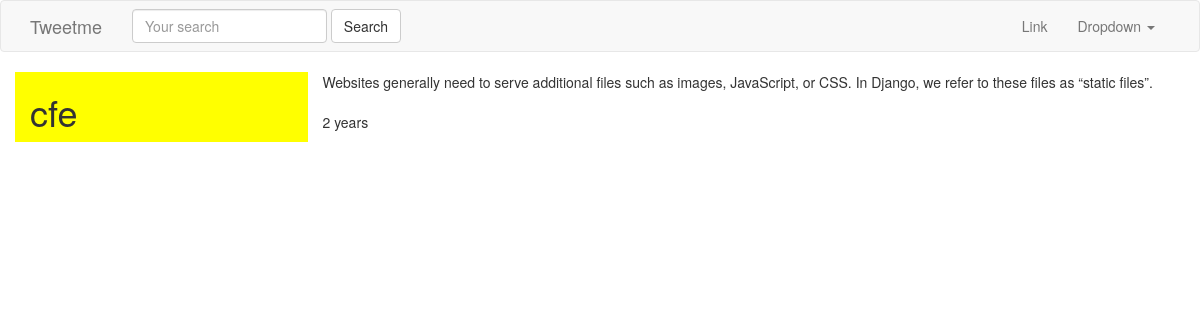
Page /tweet/3/ on the committed database.
### tweets/models.py (models this page shows, shortened)
class Tweet(models.Model):
    user        = models.ForeignKey(settings.AUTH_USER_MODEL)
    content     = models.CharField(max_length=140, validators=[validate_content])
    updated     = models.DateTimeField(auto_now=True)
    timestamp   = models.DateTimeField(auto_now_add=True)
    class Meta:
        ordering = ['-timestamp']

### tweets/views.py (the view)
# urls.py: url(r'^(?P<pk>\d+)/$', TweetDetailView.as_view(), name='detail'), # /tweet/1/
class TweetDetailView(DetailView):
    queryset = Tweet.objects.all()

### tweets/templates/tweets/tweet_detail.html (shortened to what this page needs)
{% extends "base.html" %}
{% block content %}
<div class='row'>
    <div class='col-sm-3 col-xs-12' style='background-color:yellow;'>
        <h1>{{ object.user }} </h1>
    </div>
    <div class='col-sm-9 col-xs-12'>
         {{ object.content }}<br/>
            <br/>
        {{ object.timestamp|timesince }}
    </div>
</div>
{% endblock content %}

### rows in the picture
Tweet: user "cfe", content "Websites generally need to serve additional files such as images, JavaScript, or CSS. In Django, we refer to these files as “static files”.", timestamp "2 years"
